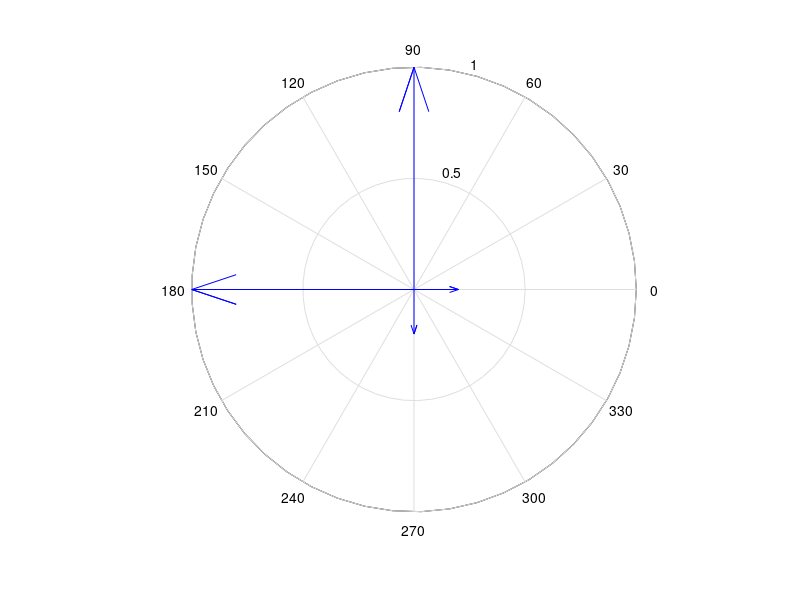
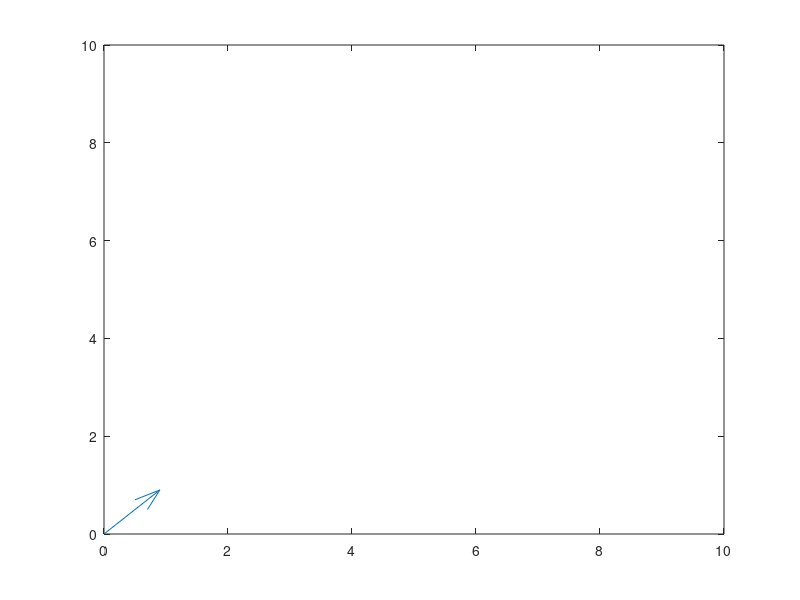

Write MATLAB code to recreate these figures, in order.
% Coordinates in (angle, amount). Need converting into cartesian coords to
% use compass plot
[x,y] = pol2cart(deg2rad([0 90 180 270]), [0.2 1 1 0.2]);

% Compass plot
compass(x,y)

% still don't know how this worka
figure(); quiver([0], [0], [1], [1]); xlim([0 10]); ylim([0 10])